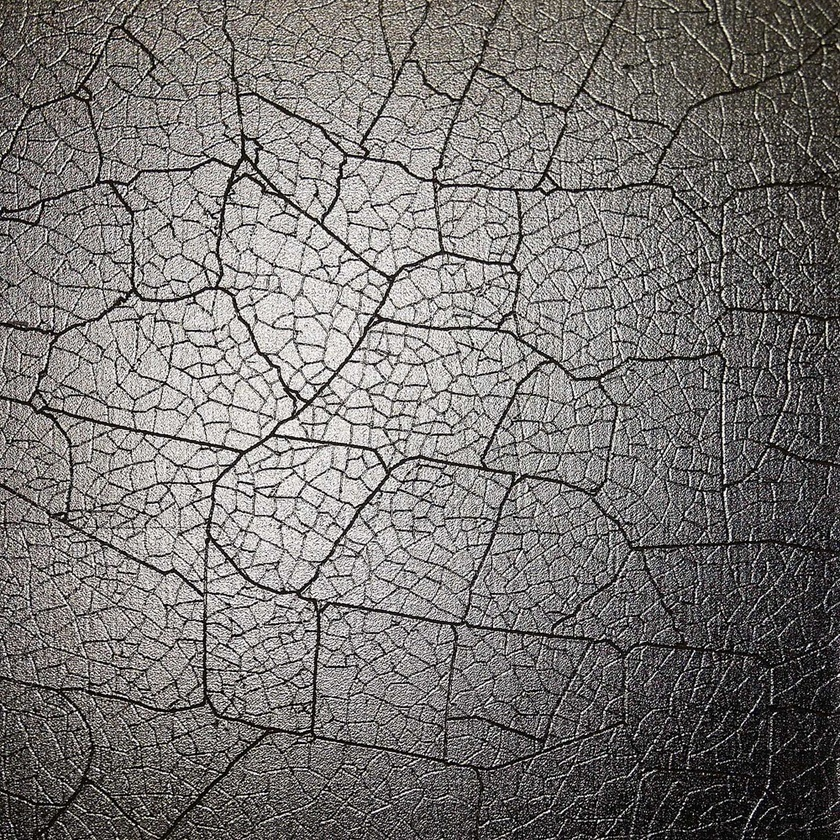
#> input picture dee.jpeg, 840 x 840 px, shrunk from 1000 x 1000 before the run
$ python deetchi.py
#> lines starting #> are read from the running program, lines starting #| are printed output that depends on the picture; after the words box and inside, x2 and y2 are one past the last pixel; in counts of white or black regions, pixels touching at a corner belong together
import cv2
import numpy as np
image = cv2.imread('dee.jpeg')
#> image is the input picture: shape (840, 840, 3); mean B, G, R 115.5, 117.6, 120.8

gray = cv2.cvtColor(image, cv2.COLOR_BGR2GRAY)

blurred = cv2.GaussianBlur(gray, (5, 5), 0)
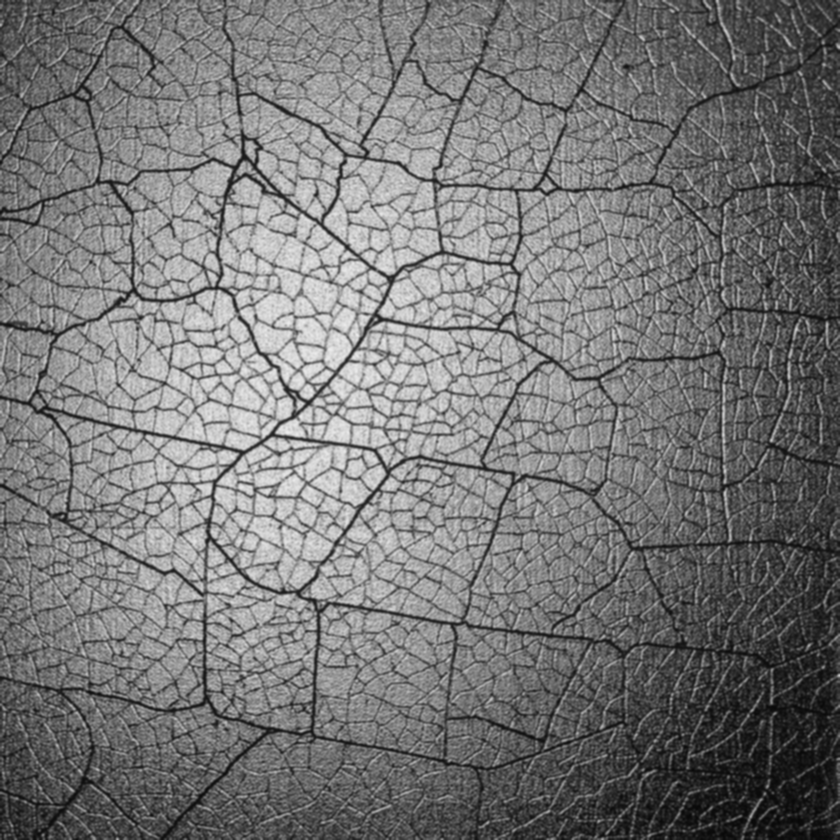
#> blurred: shape (840, 840); min 8, max 237, mean 118.3

_, thresh = cv2.threshold(blurred, 0, 255, cv2.THRESH_BINARY_INV + cv2.THRESH_OTSU)
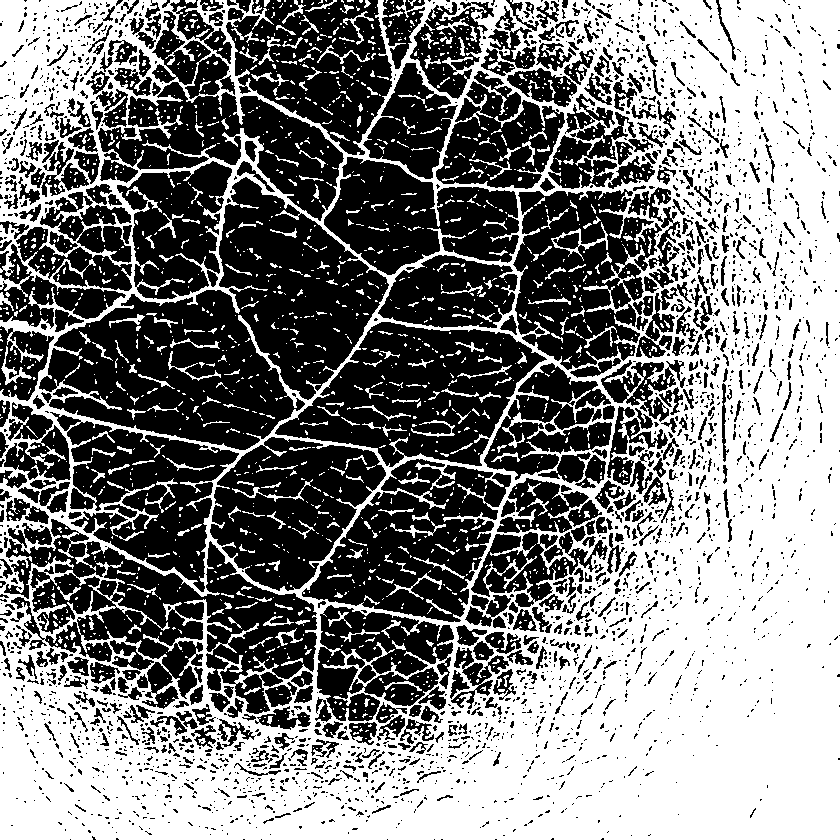
#> thresh: shape (840, 840); 50% white; 1851 white regions (1539 under 20 px), largest, box (x1, y1, x2, y2) and area: (0, 0, 840, 840) 328940, (551, 222, 608, 261) 350, (1, 346, 32, 385) 261

kernel = np.ones((3, 3), np.uint8)
morph = cv2.morphologyEx(thresh, cv2.MORPH_CLOSE, kernel, iterations=2)
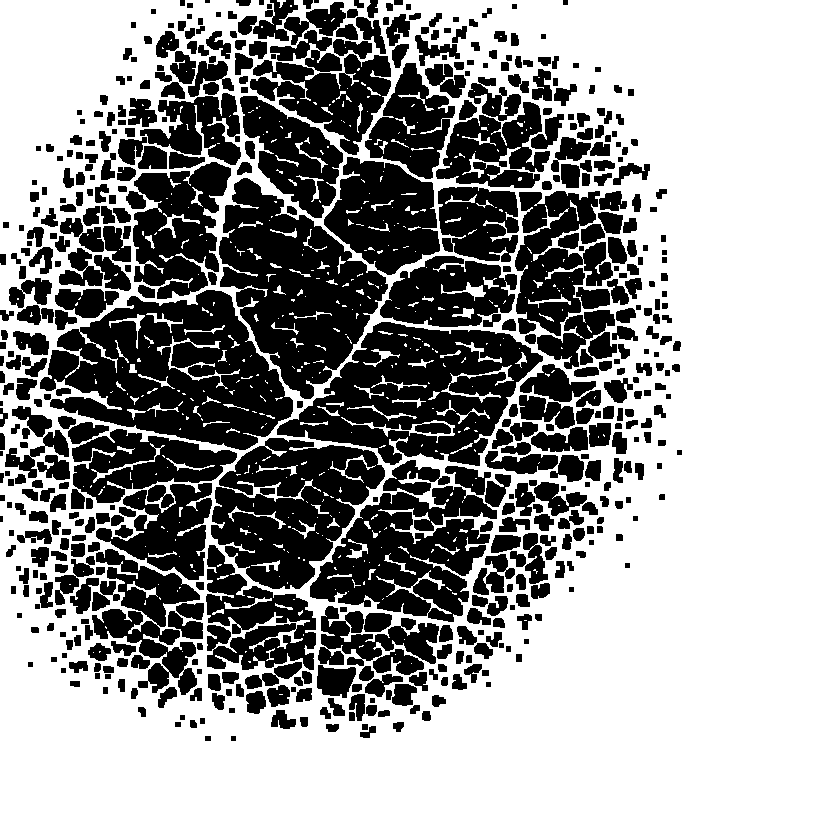
#> morph: shape (840, 840); 61% white; 536 black regions (5 under 20 px)

contours, _ = cv2.findContours(morph, cv2.RETR_EXTERNAL, cv2.CHAIN_APPROX_SIMPLE)
#> contours = 5 contours, 4 with area under 20; largest, box (x1, y1, x2, y2) and area: (0, 0, 840, 840) 701770

output = image.copy()
for cnt in contours:
    area = cv2.contourArea(cnt)
    if area > 100:
        x, y, w, h = cv2.boundingRect(cnt)
        cv2.rectangle(output, (x, y), (x + w, y + h), (0, 0, 255), 2)
        cv2.putText(output, 'Defect', (x, y - 10), cv2.FONT_HERSHEY_SIMPLEX, 0.6, (0, 0, 255), 2)
#> this loop made 5 passes
#> (area, x, y, w, h) on pass 5: (701770, 0, 0, 840, 840)
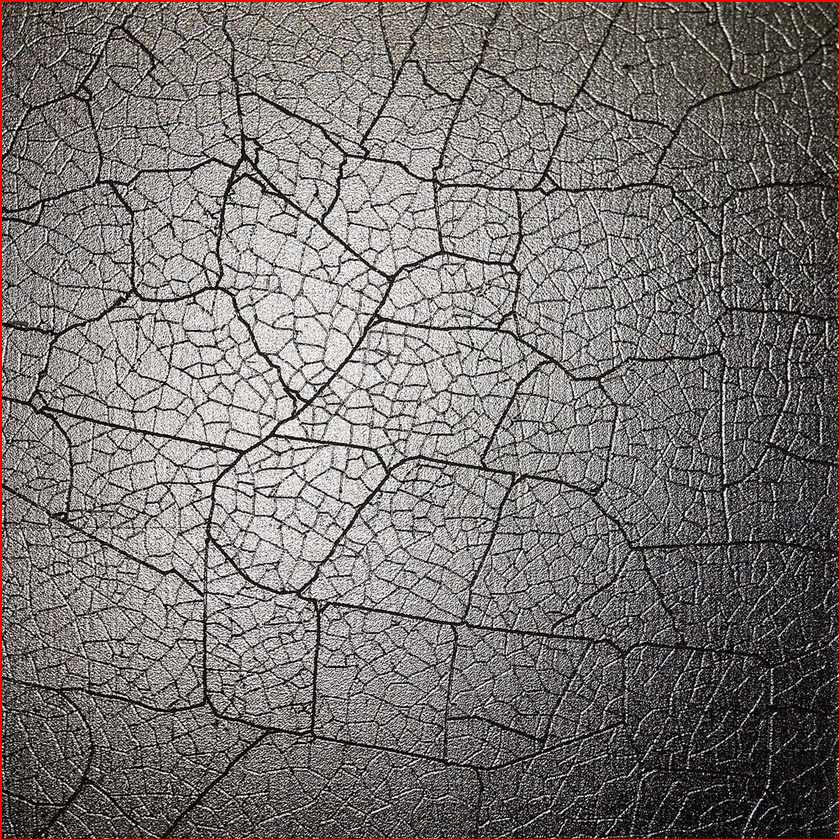
#> output: shape (840, 840, 3); 0.71% of pixels changed, all inside (x1, y1, x2, y2) = (0, 0, 840, 840)

cv2.imshow('Original', image)
cv2.imshow('Defects Detected', output)
cv2.waitKey(0)
cv2.destroyAllWindows()
